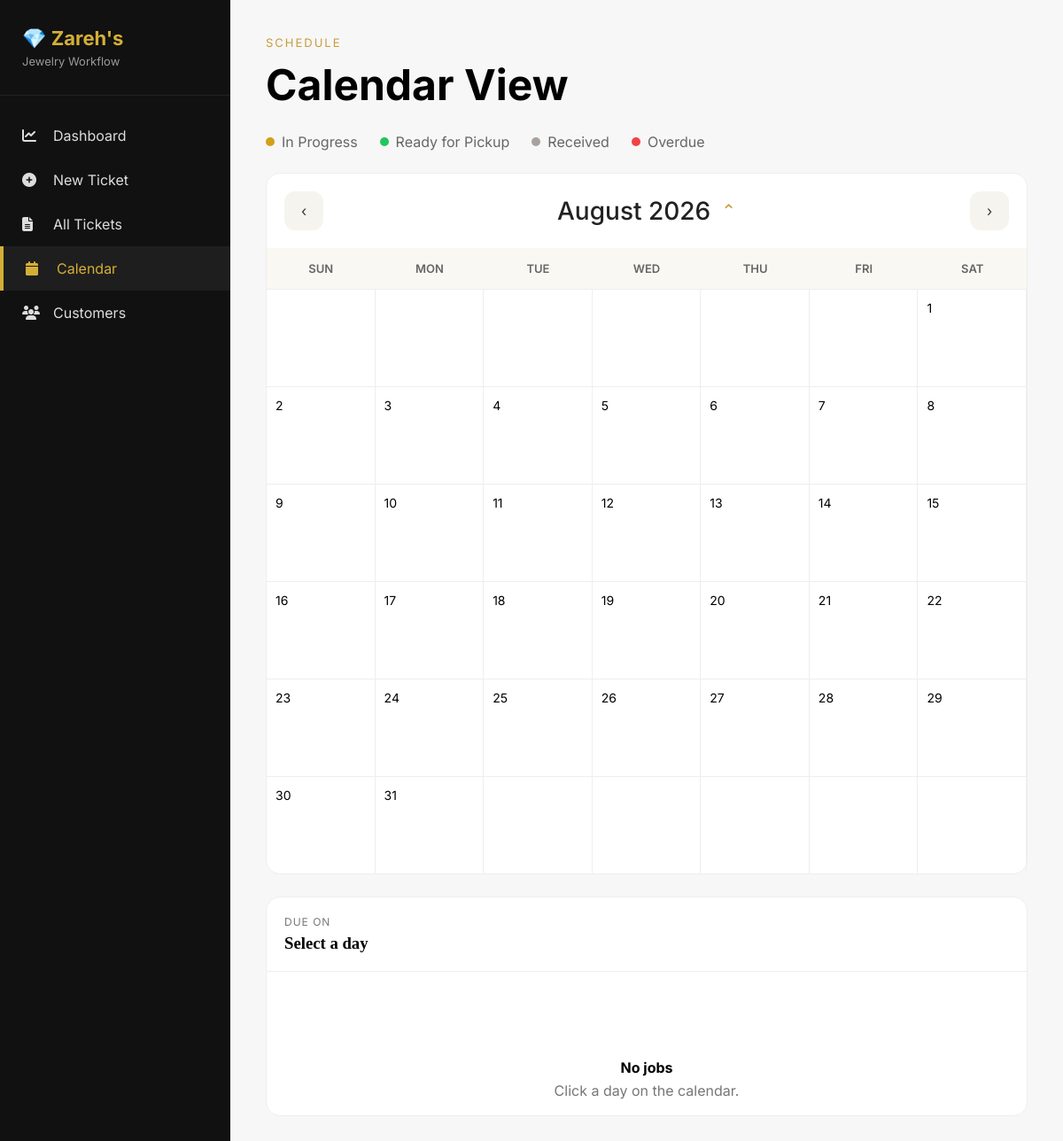
/calendar/?month=8&year=2026, run on an earlier commit of the app's database.
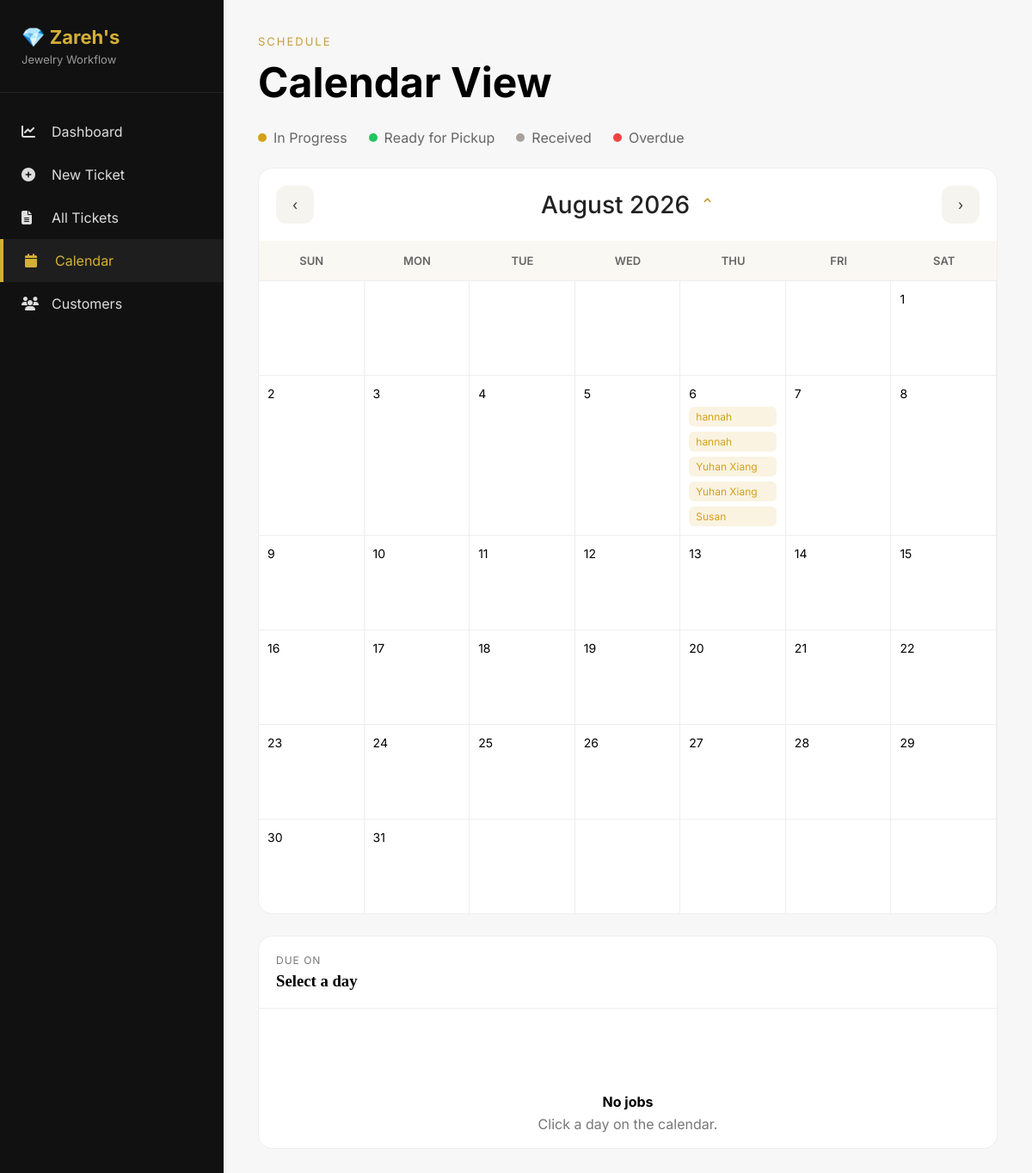
And on a later commit of the database.
### core/models.py (models this page shows, shortened)
class Ticket(models.Model):
    ticket_number = models.CharField(
        max_length=20,
        unique=True
    )
    customer = models.ForeignKey(
        Customer,
        on_delete=models.CASCADE,
        related_name="tickets"
    )
    job_type = models.ForeignKey(
        JobType,
        on_delete=models.PROTECT
    )
    status = models.ForeignKey(
        Status,
        on_delete=models.PROTECT
    )
    description = models.TextField()
    created_date = models.DateTimeField(auto_now_add=True)
    due_date = models.DateField()
    price = models.DecimalField(
        max_digits=10,
        decimal_places=2,
        blank=True,
        null=True
    )
    completed_date = models.DateField(
        blank=True,
        null=True
    )

class Customer(models.Model):
    name = models.CharField(max_length=100)
    phone = models.CharField(max_length=20)
    email = models.EmailField(blank=True, null=True)
    note = models.TextField(blank=True)
    created_date = models.DateTimeField(auto_now_add=True)
    class Meta:
        ordering = ["name"]

### core/views.py (the view)
# urls.py: path('calendar/', views.calendar, name='calendar'),
def calendar(request):
    today = timezone.now().date()
    month = int(request.GET.get("month", today.month))
    year = int(request.GET.get("year", today.year))
    pycalendar.setfirstweekday(pycalendar.SUNDAY)
    cal = pycalendar.monthcalendar(year, month)
    tickets = Ticket.objects.select_related(
        "customer", "status", "job_type",
    ).filter(
        due_date__year=year,
        due_date__month=month,
    )
    tickets_by_day = {}
    tickets_json = {}
    for ticket in tickets:
        day = ticket.due_date.day
        tickets_by_day.setdefault(day, []).append(ticket)
        tickets_json.setdefault(day, []).append({
            "id": ticket.id,
            "ticket_number": ticket.ticket_number,
            "customer": ticket.customer.name,
            "job_type": ticket.job_type.type,
            "status": ticket.status.status,
            "color": ticket.status.color,
        })
    if month == 1:
        prev_month, prev_year = 12, year - 1
    else:
        prev_month, prev_year = month - 1, year
    if month == 12:
        next_month, next_year = 1, year + 1
    else:
        next_month, next_year = month + 1, year
    months = [
        "January", "February", "March", "April",
        "May", "June", "July", "August",
        "September", "October", "November", "December"
    ]
    context = {
        "calendar_weeks": cal,
        "tickets_by_day": tickets_by_day,
        "tickets_json": json.dumps(tickets_json),
        "month": month,
        "year": year,
        "month_name": months[month - 1],
        "months": months,
        "years": range(today.year - 5, today.year + 6),
        "prev_month": prev_month,
        "prev_year": prev_year,
        "next_month": next_month,
        "next_year": next_year,
        "today": today.day,
        "today_month": today.month,
        "today_year": today.year,
        "is_current_month": (month == today.month and year == today.year),
    }
    return render(request, "core/calendar.html", context)

### core/templatetags/custom_tags.py (called while the page is built)
@register.filter
def get_item(dictionary, key):
    return dictionary.get(key)

### core/templates/core/calendar.html (shortened to what this page needs)
{% extends 'core/base.html' %}
{% load custom_tags %}
{% block content %}
<div class="calendar-page">
<div class="page-header">
    <p class="page-tag">SCHEDULE</p>
    <h1>Calendar View</h1>
</div>
<div class="legend">
    <div class="legend-item"><span class="dot progress"></span> In Progress</div>
    <div class="legend-item"><span class="dot pickup"></span> Ready for Pickup</div>
    <div class="legend-item"><span class="dot received"></span> Received</div>
    <div class="legend-item"><span class="dot overdue"></span> Overdue</div>
</div>
<div class="calendar-layout">
    <div class="calendar-card">
        <div class="calendar-header">
            <a class="month-btn" href="?month={{ prev_month }}&year={{ prev_year }}">&#8249;</a>
            <div class="month-picker">
                <button id="monthTitle" class="month-title" type="button">
                    {{ month_name }} {{ year }}
                    <span id="arrow">⌃</span>
                </button>
            </div>
            <a class="month-btn" href="?month={{ next_month }}&year={{ next_year }}">&#8250;</a>
        </div>
        <div class="weekdays">
            <div>SUN</div><div>MON</div><div>TUE</div><div>WED</div>
            <div>THU</div><div>FRI</div><div>SAT</div>
        </div>
        <div class="calendar-grid">
            {% for week in calendar_weeks %}
                {% for day in week %}
                    {% if day == 0 %}
                        <div class="day" data-day="{{ day }}"></div>
                    {% else %}
                        <div class="day" data-day="{{ day }}">
                            {% if is_current_month and day == today %}
                            <span class="today-circle">{{ day }}</span>
                            {% else %}
                            <span class="day-number">{{ day }}</span>
                            {% endif %}
                            {% if day in tickets_by_day %}
                                {% for ticket in tickets_by_day|get_item:day %}
                                        <div class="event" style="background:{{ ticket.status.color }}20; color:{{ ticket.status.color }};">
                                            {{ ticket.customer.name }}
                                        </div>
                                {% endfor %}
                            {% endif %}
                        </div>
                    {% endif %}
                {% endfor %}
            {% endfor %}
        </div>
    </div>
    <div class="due-panel">
    <div class="due-header">
        <p>DUE ON</p>
        <h3 id="selectedDate">
            Select a day
        </h3>
    </div>
    <div
        id="jobList"
        class="job-list"
    >
        <div class="empty-state">
            <h4>No jobs</h4>
            <p>
                Click a day on the calendar.
            </p>
        </div>
    </div>
</div>
</div>
</div>
{% endblock %}

What changed in the data, as far as the page shows it:
added Ticket: customer.name "hannah"
added Ticket: customer.name "hannah"
added Ticket: customer.name "Yuhan Xiang"
added Ticket: customer.name "Yuhan Xiang"
added Ticket: customer.name "Susan"
